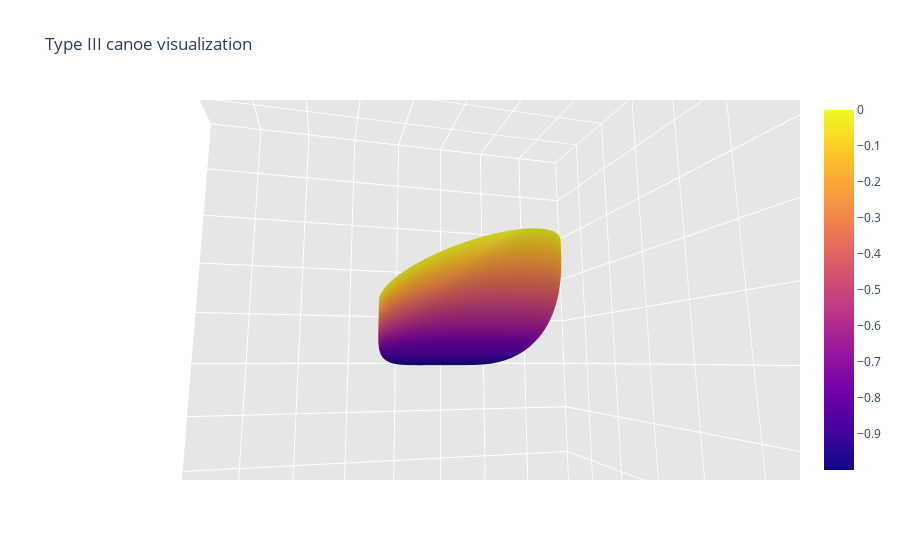

Here is the notebook cell this chart was saved with:
### Markdown cell above
## Type III

In Type III, we approximate the longitudinal cross-section of canoes as a half rectircle (rectangle with circular corners) with side lengths $2 w_1$ in the $y$ direction and $w_2$ in the $z$ direction, and corner radius $a$. We keep the corner radius constant, while side lengths vary in the $x$ direction. At the cross-section in the middle part of the canoe, $w_1=W_1$ and $w_2=W_2$. At an arbitrary cross-section in the longitudinal direction, the mathematical equation of the cross-section is thus:
$$
(\frac{\lvert y \rvert}{w_1})^{2 w_1/a}+(\frac{\lvert z \rvert}{w_2})^{2 w_2/a}=1
$$

The equation of the above rectircle can be written in parametric form as:
$$
y = w_1 \lvert \sin{(\theta)} \rvert^{a/w_1} ~\text{sign} \sin{(\theta)},\\
z = w_2 \lvert \cos{(\theta)} \rvert^{a/w_2} ~\text{sign} \cos{(\theta)}
$$
where $\theta$ is the angle measured from the positive direction of the $z$ axis (in $y-z$ plane) and varies between $\pi/2$ and $3 \pi /2$.

Next, we need to find how side lengths $w_1$ and $w_2$ vary in the $x$ direction. For that we need the shape of the canoe from top and side. We use the same top and side shapes as Type II. Based on that:
$$
w_1 = W_1 \sin{(\eta)},\\
x = R_3 \cos{(\eta)}
$$
and
$$
w_2 = W_2 \lvert \sin{(\eta)} \rvert
$$
where $\eta$ is the angle measured from the positive direction of the $x$ axis (in $x-y$ plane) and varies between $0$ and $2 \pi$.

Combining the parametric forms of the three cross-sections, we get:
$$
x = R_3 \cos{(\eta)},\\
y = W_1 \sin{(\eta)} \lvert \sin{(\theta)} \rvert^{a/(W_1 \sin{(\eta)})} ~\text{sign} (\sin{(\theta)}),\\
z = W_2 \lvert \sin{(\eta)} \rvert \lvert \cos{(\theta)} \rvert^{a/(W_2 \lvert \sin{(\eta)} \rvert)} ~\text{sign} (\cos{(\theta)})
$$

We can plot this using the following code cell:

### Code cell
eta, theta = np.meshgrid(np.linspace(0.01, np.pi - 0.01, 50), np.linspace(np.pi / 2, 3 * np.pi / 2, 50))

a = 0.2
R3, W2, W1 = 3.0, 1.0, 0.75
X = R3 * np.cos(eta)
Y = W1 * np.sin(eta) * np.abs(np.sin(theta)) ** (a / (W1 * np.sin(eta))) * np.sign(np.sin(theta))
Z = W2 * np.abs(np.sin(eta)) * np.abs(np.cos(theta)) ** (a / (W2 * np.abs(np.sin(eta)))) * \
np.sign(np.cos(theta))

surface = go.Surface(x=X, y=Y, z=Z)
data = [surface]
layout = go.Layout(
    title='Type III canoe visualization',
    scene=dict(
        xaxis=dict(
            gridcolor='rgb(255, 255, 255)',
            zerolinecolor='rgb(255, 255, 255)',
            showbackground=True,
            backgroundcolor='rgb(230, 230,230)',
            range=[-4, 4]
        ),
        yaxis=dict(
            gridcolor='rgb(255, 255, 255)',
            zerolinecolor='rgb(255, 255, 255)',
            showbackground=True,
            backgroundcolor='rgb(230, 230,230)',
            range=[-4, 4]
        ),
        zaxis=dict(
            gridcolor='rgb(255, 255, 255)',
            zerolinecolor='rgb(255, 255, 255)',
            showbackground=True,
            backgroundcolor='rgb(230, 230,230)',
            range=[-4, 4]
        )
    )
)
fig = go.Figure(data=data, layout=layout)
fig.show()

### Figure 1 — Plotly figure (JSON) as saved in the notebook; plotly's stock layout.template omitted (floating-point values rounded to 4 significant figures; data arrays with more than 128 entries replaced by an {"elided": "..."} marker saying what was removed)
{"data": [{"type": "surface", "x": {"elided": "50x50 float values"}, "y": {"elided": "50x50 float values"}, "z": {"elided": "50x50 float values"}}], "layout": {"autosize": true, "scene": {"aspectmode": "auto", "aspectratio": {"x": 1, "y": 1, "z": 1}, "camera": {"center": {"x": 0, "y": 0, "z": 0}, "eye": {"x": 0.742, "y": -0.1839, "z": -0.1179}, "projection": {"type": "perspective"}, "up": {"x": 0, "y": 0, "z": 1}}, "xaxis": {"backgroundcolor": "rgb(230, 230,230)", "gridcolor": "rgb(255, 255, 255)", "range": [-4, 4], "showbackground": true, "type": "linear", "zerolinecolor": "rgb(255, 255, 255)"}, "yaxis": {"backgroundcolor": "rgb(230, 230,230)", "gridcolor": "rgb(255, 255, 255)", "range": [-4, 4], "showbackground": true, "type": "linear", "zerolinecolor": "rgb(255, 255, 255)"}, "zaxis": {"backgroundcolor": "rgb(230, 230,230)", "gridcolor": "rgb(255, 255, 255)", "range": [-4, 4], "showbackground": true, "type": "linear", "zerolinecolor": "rgb(255, 255, 255)"}}, "title": {"text": "Type III canoe visualization"}}}
